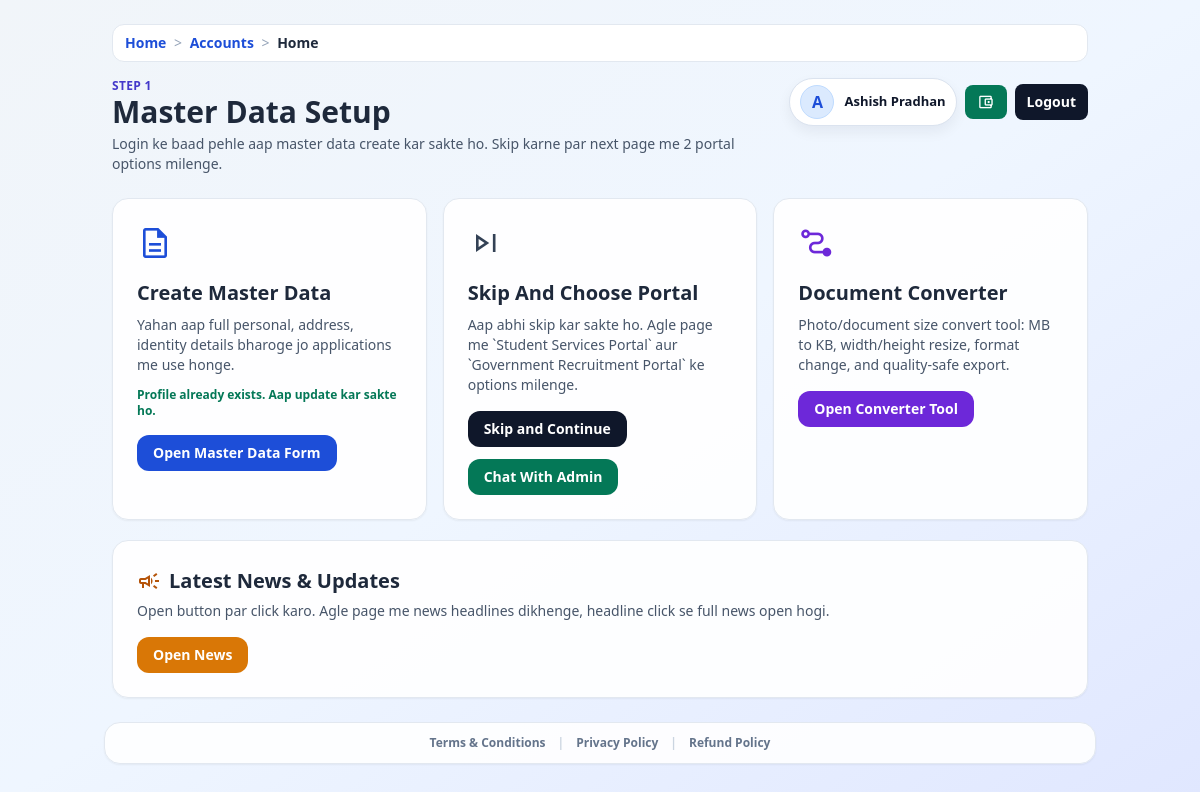
/accounts/master-data-option/ (signed in), run on an earlier commit of the app's database.
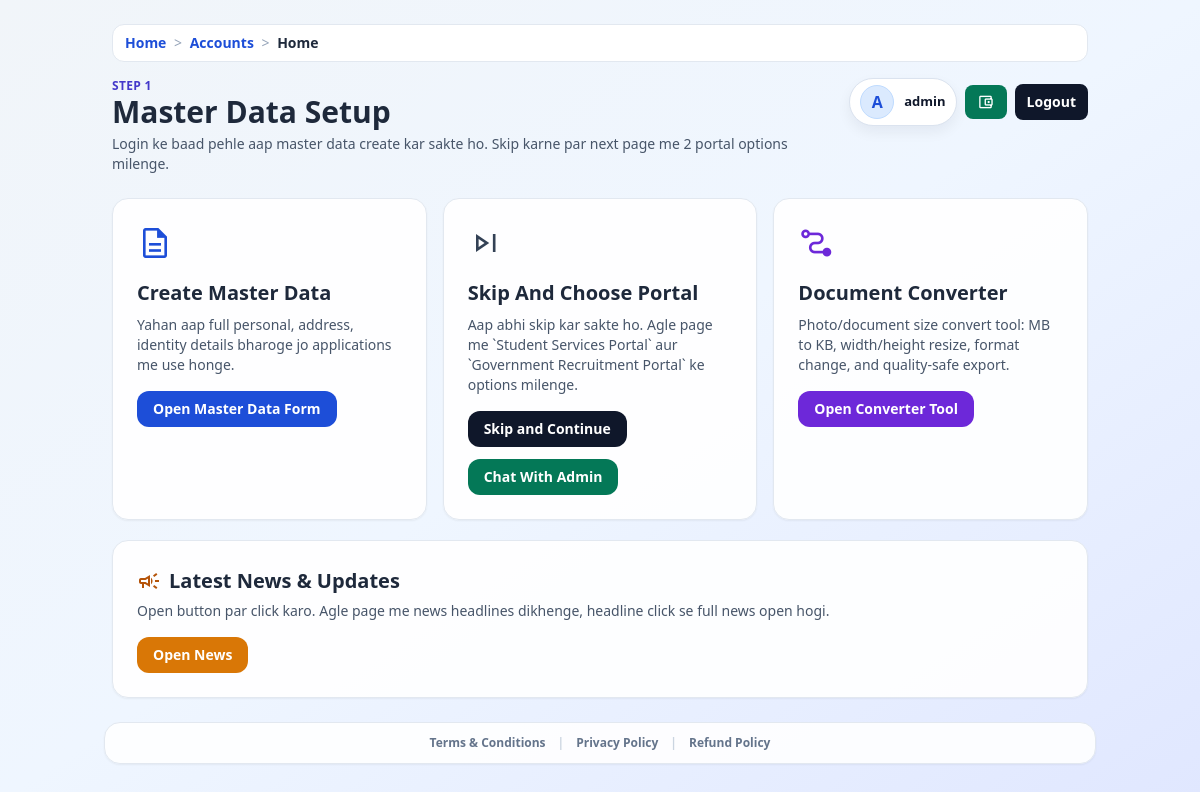
And on a later commit of the database.
### accounts/models.py (models this page shows, shortened)
class UserProfile(models.Model):
    user          = models.OneToOneField(User, on_delete=models.CASCADE, related_name='profile')
    full_name     = models.CharField(max_length=150, blank=True)
    father_name   = models.CharField(max_length=150, blank=True)
    mother_name   = models.CharField(max_length=150, blank=True)
    dob           = models.DateField(null=True, blank=True)
    GENDER_CHOICES = [('M','Male'),('F','Female'),('O','Other')]
    gender        = models.CharField(max_length=1, choices=GENDER_CHOICES, blank=True)
    CATEGORY_CHOICES = [('General','General'),('OBC','OBC'),('SC','SC'),('ST','ST')]
    category      = models.CharField(max_length=20, choices=CATEGORY_CHOICES, blank=True)
    mobile        = models.CharField(max_length=15, blank=True)
    email         = models.EmailField(blank=True)
    present_state = models.CharField(max_length=100, blank=True)
    present_district = models.CharField(max_length=100, blank=True)
    present_city = models.CharField(max_length=100, blank=True)
    present_pincode = models.CharField(max_length=10, blank=True)
    present_address = models.TextField(blank=True)
    permanent_same_as_present = models.BooleanField(default=False)
    permanent_state = models.CharField(max_length=100, blank=True)
    permanent_district = models.CharField(max_length=100, blank=True)
    permanent_pincode = models.CharField(max_length=10, blank=True)
    permanent_full_address = models.TextField(blank=True)
    permanent_address = models.TextField(blank=True)
    district      = models.CharField(max_length=100, blank=True)
    state         = models.CharField(max_length=100, default='Chhattisgarh', blank=True)
    pincode       = models.CharField(max_length=10, blank=True)
    aadhar        = models.CharField(max_length=20, blank=True)
    samagra_id    = models.CharField(max_length=20, blank=True)
    caste_cert_no = models.CharField(max_length=50, blank=True)
    income_cert_no= models.CharField(max_length=50, blank=True)
    tenth_board   = models.CharField(max_length=100, blank=True)
    tenth_roll_number = models.CharField(max_length=50, blank=True)
    tenth_percentage = models.CharField(max_length=20, blank=True)
    tenth_result  = models.CharField(max_length=50, blank=True)
    twelfth_board = models.CharField(max_length=100, blank=True)
    twelfth_roll_number = models.CharField(max_length=50, blank=True)
    twelfth_percentage = models.CharField(max_length=20, blank=True)
    twelfth_result= models.CharField(max_length=50, blank=True)
    graduation    = models.CharField(max_length=100, blank=True)
    university    = models.CharField(max_length=150, blank=True)
    tenth_subjects = models.TextField(blank=True)
    twelfth_subjects = models.TextField(blank=True)
    graduation_subjects = models.TextField(blank=True)
    previous_course_name = models.CharField(max_length=150, blank=True)
    previous_subjects = models.TextField(blank=True)
    current_course_name = models.CharField(max_length=150, blank=True)
    current_year = models.CharField(max_length=100, blank=True)
    current_semester = models.CharField(max_length=100, blank=True)
    current_subjects = models.TextField(blank=True)
    college_name = models.CharField(max_length=200, blank=True)
    university_name = models.CharField(max_length=200, blank=True)
    course = models.CharField(max_length=150, blank=True)
    year_semester = models.CharField(max_length=100, blank=True)
    enrollment_number = models.CharField(max_length=100, blank=True)
    account_holder_name = models.CharField(max_length=150, blank=True)
    bank_name = models.CharField(max_length=150, blank=True)
    account_number = models.CharField(max_length=50, blank=True)
    ifsc_code = models.CharField(max_length=20, blank=True)
    branch_name = models.CharField(max_length=150, blank=True)
    aadhaar_linked = models.CharField(max_length=3, blank=True, choices=[('yes', 'Yes'), ('no', 'No')])
    personal_extra_rows = models.JSONField(default=list, blank=True)
    address_extra_rows = models.JSONField(default=list, blank=True)
    academic_extra_rows = models.JSONField(default=list, blank=True)
    college_extra_rows = models.JSONField(default=list, blank=True)
    bank_extra_rows = models.JSONField(default=list, blank=True)
    subject_extra_rows = models.JSONField(default=list, blank=True)
    photo         = models.ImageField(upload_to='profile_photos/', null=True, blank=True)
    signature     = models.ImageField(upload_to='profile_signatures/', null=True, blank=True)
    chat_enabled  = models.BooleanField(default=False)
    master_data_last_saved_at = models.DateTimeField(null=True, blank=True)
    master_data_unmask_until = models.DateTimeField(null=True, blank=True)
    master_data_unmask_date = models.DateField(null=True, blank=True)
    master_data_unmask_count = models.PositiveSmallIntegerField(default=0)
    apply_autofill_locked_until = models.DateTimeField(null=True, blank=True)
    apply_profile_view_date = models.DateField(null=True, blank=True)
    apply_profile_view_count = models.PositiveSmallIntegerField(default=0)
    apply_profile_unmask_until = models.DateTimeField(null=True, blank=True)
    apply_profile_unmask_date = models.DateField(null=True, blank=True)
    apply_profile_unmask_count = models.PositiveSmallIntegerField(default=0)
    apply_draft_data = models.JSONField(default=dict, blank=True)

### accounts/views.py (the view)
# urls.py: path('master-data-option/', views.master_data_option_view, name='master_data_option'),
@login_required
def master_data_option_view(request):
    profile, _ = UserProfile.objects.get_or_create(user=request.user)
    if request.method == "POST":
        action = request.POST.get("action")
        if action == "create":
            return redirect("master_data_personal")
        return redirect("role_select")
    return render(
        request,
        "accounts/master_data_option.html",
        {
            "profile": profile,
            "has_profile": bool(profile.full_name),
            "news_items": _news_for_master_page(),
        },
    )

### accounts/views.py (called while the page is built)
def _news_for_master_page():
    try:
        qs = PortalNews.objects.filter(is_active=True).filter(
            Q(target_portal=PortalNews.TARGET_ALL)
            | Q(target_portal=PortalNews.TARGET_GOVERNMENT)
            | Q(target_portal=PortalNews.TARGET_STUDENT)
        )
        qs.exists()
        return qs[:6]
    except (OperationalError, ProgrammingError):
        return PortalNews.objects.none()

### core/context_processors.py (called while the page is built)
def _humanize_slug(text):
    value = str(text or "").strip().replace("-", " ").replace("_", " ")
    if value.isdigit():
        return f"#{value}"
    return value.title() if value else "Page"

### accounts/templates/accounts/master_data_option.html (shortened to what the changed rows need)
{% extends 'base.html' %}
{% block body_class %}min-h-screen bg-gradient-to-br from-slate-100 via-blue-50 to-indigo-100 text-slate-800{% endblock %}
{% block page_container_class %}max-w-5xl mx-auto p-4 md:p-6{% endblock %}
{% block header_left %}
<h1 class="text-2xl md:text-3xl font-black">Master Data Setup</h1>
{% endblock %}
{% block header_right %}
<a href="{% url 'account_profile_card' %}" class="profile-chip">
    {% if profile.photo %}
    <img src="{{ profile.photo.url }}" alt="{{ profile.full_name|default:request.user.username }}" class="profile-chip-avatar">
    {% else %}
    <span class="profile-chip-fallback">{{ request.user.username|first|upper }}</span>
    {% endif %}
    <span class="profile-chip-name">{{ profile.full_name|default:request.user.username }}</span>
</a>
{% endblock %}
{% block content %}
<section class="grid grid-cols-1 md:grid-cols-2 lg:grid-cols-3 gap-4">
    <form method="post" class="panel rounded-2xl border border-slate-200 shadow-sm p-6">
        <span class="material-symbols-outlined text-4xl text-blue-700">description</span>
        <h2 class="mt-3 text-xl font-extrabold">Create Master Data</h2>
        <p class="text-sm text-slate-600 mt-2">Yahan aap full personal, address, identity details bharoge jo applications me use honge.</p>
        {% if has_profile %}
        <p class="mt-3 text-xs font-semibold text-emerald-700">Profile already exists. Aap update kar sakte ho.</p>
        {% endif %}
        <div class="mt-4 flex flex-wrap gap-2">
            <button type="submit" class="inline-flex rounded-xl bg-blue-700 px-4 py-2 text-sm font-bold text-white hover:bg-blue-800">Open Master Data Form</button>
        </div>
    </form>
    <form method="post" class="panel rounded-2xl border border-slate-200 shadow-sm p-6">
        <h2 class="mt-3 text-xl font-extrabold">Skip And Choose Portal</h2>
    </form>
    <article class="panel rounded-2xl border border-slate-200 shadow-sm p-6">
        <h2 class="mt-3 text-xl font-extrabold">Document Converter</h2>
    </article>
</section>
<section class="mt-5">
    <div class="panel rounded-2xl border border-slate-200 shadow-sm p-6">
        <div class="flex items-center gap-2">
            <h2 class="text-xl font-extrabold">Latest News & Updates</h2>
        </div>
    </div>
</section>
{% endblock %}

What changed in the data, as far as the page shows it:
changed UserProfile: full_name "Ashish Pradhan" → "admin"
Also different on the page:
text no longer shown: "Profile already exists. Aap update kar sakte ho."
